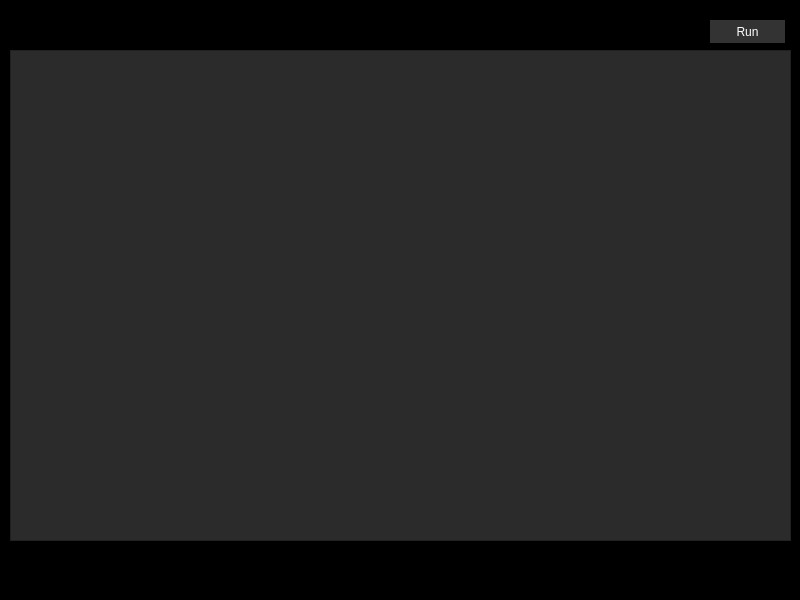
<?xml version="1.0" encoding="UTF-8"?>
<ui version="4.0">
 <class>MainWindow</class>
 <widget class="QMainWindow" name="MainWindow">
  <property name="geometry">
   <rect>
    <x>0</x>
    <y>0</y>
    <width>800</width>
    <height>600</height>
   </rect>
  </property>
  <property name="windowTitle">
   <string>MainWindow</string>
  </property>
  <property name="styleSheet">
   <string notr="true">background-color: rgb(0, 0, 0)</string>
  </property>
  <widget class="QWidget" name="centralwidget">
   <property name="styleSheet">
    <string notr="true"/>
   </property>
   <widget class="QPushButton" name="btnRun">
    <property name="geometry">
     <rect>
      <x>710</x>
      <y>20</y>
      <width>75</width>
      <height>23</height>
     </rect>
    </property>
    <property name="styleSheet">
     <string notr="true">color: rgb(255, 255, 255);
background-color: #333;
border-radius: 50px;</string>
    </property>
    <property name="text">
     <string>Run</string>
    </property>
   </widget>
   <widget class="QWidget" name="verticalLayoutWidget">
    <property name="geometry">
     <rect>
      <x>10</x>
      <y>50</y>
      <width>781</width>
      <height>491</height>
     </rect>
    </property>
    <layout class="QVBoxLayout" name="verticalLayout">
     <item>
      <widget class="QPlainTextEdit" name="txtConsola">
       <property name="styleSheet">
        <string notr="true">color: #ccc;
background-color: #2b2b2b;
font-family: 'consolas';</string>
       </property>
      </widget>
     </item>
    </layout>
   </widget>
  </widget>
  <widget class="QMenuBar" name="menubar">
   <property name="geometry">
    <rect>
     <x>0</x>
     <y>0</y>
     <width>800</width>
     <height>21</height>
    </rect>
   </property>
  </widget>
  <widget class="QStatusBar" name="statusbar"/>
 </widget>
 <resources/>
 <connections/>
</ui>
